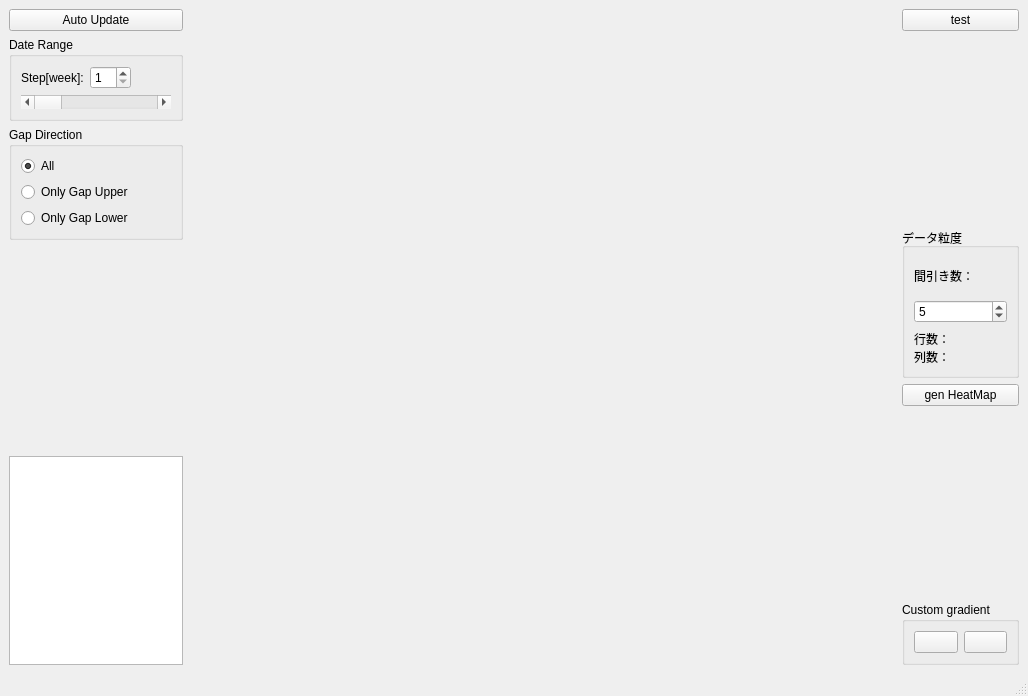
<?xml version="1.0" encoding="UTF-8"?>
<ui version="4.0">
 <class>qmainwindow</class>
 <widget class="QMainWindow" name="qmainwindow">
  <property name="geometry">
   <rect>
    <x>0</x>
    <y>0</y>
    <width>1028</width>
    <height>696</height>
   </rect>
  </property>
  <property name="windowTitle">
   <string>qmainwindow</string>
  </property>
  <widget class="QWidget" name="centralwidget">
   <layout class="QHBoxLayout" name="horizontalLayout_13">
    <item>
     <layout class="QVBoxLayout" name="verticalLayout_8">
      <item>
       <widget class="QPushButton" name="pushButton_AutoUpdate">
        <property name="sizePolicy">
         <sizepolicy hsizetype="Preferred" vsizetype="Fixed">
          <horstretch>0</horstretch>
          <verstretch>0</verstretch>
         </sizepolicy>
        </property>
        <property name="text">
         <string>Auto Update</string>
        </property>
        <property name="checkable">
         <bool>true</bool>
        </property>
        <property name="checked">
         <bool>false</bool>
        </property>
       </widget>
      </item>
      <item>
       <widget class="QGroupBox" name="groupBox_3">
        <property name="sizePolicy">
         <sizepolicy hsizetype="Fixed" vsizetype="Preferred">
          <horstretch>0</horstretch>
          <verstretch>0</verstretch>
         </sizepolicy>
        </property>
        <property name="title">
         <string>Date Range</string>
        </property>
        <layout class="QVBoxLayout" name="verticalLayout_7">
         <item>
          <layout class="QHBoxLayout" name="horizontalLayout_11">
           <item>
            <widget class="QLabel" name="label_10">
             <property name="text">
              <string>Step[week]:</string>
             </property>
            </widget>
           </item>
           <item>
            <widget class="QSpinBox" name="spinBox_DateStep">
             <property name="minimum">
              <number>1</number>
             </property>
            </widget>
           </item>
           <item>
            <spacer name="horizontalSpacer_9">
             <property name="orientation">
              <enum>Qt::Horizontal</enum>
             </property>
             <property name="sizeHint" stdset="0">
              <size>
               <width>40</width>
               <height>20</height>
              </size>
             </property>
            </spacer>
           </item>
          </layout>
         </item>
         <item>
          <widget class="QScrollBar" name="scrollBar_Date">
           <property name="pageStep">
            <number>2</number>
           </property>
           <property name="orientation">
            <enum>Qt::Horizontal</enum>
           </property>
          </widget>
         </item>
        </layout>
       </widget>
      </item>
      <item>
       <widget class="QGroupBox" name="groupBox_GapDir">
        <property name="title">
         <string>Gap Direction</string>
        </property>
        <layout class="QVBoxLayout" name="verticalLayout_3">
         <item>
          <widget class="QRadioButton" name="radioButton_GapDirAll">
           <property name="text">
            <string>All</string>
           </property>
           <property name="checked">
            <bool>true</bool>
           </property>
           <attribute name="buttonGroup">
            <string notr="true">buttonGroup</string>
           </attribute>
          </widget>
         </item>
         <item>
          <widget class="QRadioButton" name="radioButton_GpaDirUp">
           <property name="text">
            <string>Only Gap Upper</string>
           </property>
           <attribute name="buttonGroup">
            <string notr="true">buttonGroup</string>
           </attribute>
          </widget>
         </item>
         <item>
          <widget class="QRadioButton" name="radioButton_GapDirLo">
           <property name="text">
            <string>Only Gap Lower</string>
           </property>
           <attribute name="buttonGroup">
            <string notr="true">buttonGroup</string>
           </attribute>
          </widget>
         </item>
        </layout>
       </widget>
      </item>
      <item>
       <spacer name="verticalSpacer_3">
        <property name="orientation">
         <enum>Qt::Vertical</enum>
        </property>
        <property name="sizeHint" stdset="0">
         <size>
          <width>20</width>
          <height>40</height>
         </size>
        </property>
       </spacer>
      </item>
      <item>
       <widget class="QPlainTextEdit" name="plainTextEdit_DateList">
        <property name="sizePolicy">
         <sizepolicy hsizetype="Ignored" vsizetype="Expanding">
          <horstretch>0</horstretch>
          <verstretch>0</verstretch>
         </sizepolicy>
        </property>
        <property name="minimumSize">
         <size>
          <width>0</width>
          <height>0</height>
         </size>
        </property>
       </widget>
      </item>
     </layout>
    </item>
    <item>
     <widget class="QWidget" name="widget_HeatMap" native="true">
      <property name="sizePolicy">
       <sizepolicy hsizetype="Expanding" vsizetype="Expanding">
        <horstretch>0</horstretch>
        <verstretch>0</verstretch>
       </sizepolicy>
      </property>
     </widget>
    </item>
    <item>
     <widget class="QWidget" name="widget_ColorMap" native="true">
      <property name="minimumSize">
       <size>
        <width>80</width>
        <height>0</height>
       </size>
      </property>
     </widget>
    </item>
    <item>
     <layout class="QVBoxLayout" name="verticalLayout">
      <item>
       <widget class="QPushButton" name="pushButton_test">
        <property name="text">
         <string>test</string>
        </property>
       </widget>
      </item>
      <item>
       <spacer name="verticalSpacer">
        <property name="orientation">
         <enum>Qt::Vertical</enum>
        </property>
        <property name="sizeHint" stdset="0">
         <size>
          <width>20</width>
          <height>40</height>
         </size>
        </property>
       </spacer>
      </item>
      <item>
       <widget class="QGroupBox" name="groupBox">
        <property name="minimumSize">
         <size>
          <width>0</width>
          <height>150</height>
         </size>
        </property>
        <property name="title">
         <string>データ粒度</string>
        </property>
        <layout class="QVBoxLayout" name="verticalLayout_2">
         <item>
          <widget class="QLabel" name="label">
           <property name="text">
            <string>間引き数：</string>
           </property>
          </widget>
         </item>
         <item>
          <widget class="QSpinBox" name="spinBox_ThinOut">
           <property name="minimum">
            <number>1</number>
           </property>
           <property name="maximum">
            <number>20</number>
           </property>
           <property name="value">
            <number>5</number>
           </property>
          </widget>
         </item>
         <item>
          <widget class="QLabel" name="label_Roughness">
           <property name="text">
            <string>行数：
列数：</string>
           </property>
          </widget>
         </item>
        </layout>
       </widget>
      </item>
      <item>
       <widget class="QPushButton" name="pushButton_genHMap">
        <property name="text">
         <string>gen HeatMap</string>
        </property>
       </widget>
      </item>
      <item>
       <spacer name="verticalSpacer_2">
        <property name="orientation">
         <enum>Qt::Vertical</enum>
        </property>
        <property name="sizeHint" stdset="0">
         <size>
          <width>20</width>
          <height>40</height>
         </size>
        </property>
       </spacer>
      </item>
      <item>
       <widget class="QGroupBox" name="groupBox_CustomGradient">
        <property name="sizePolicy">
         <sizepolicy hsizetype="Preferred" vsizetype="Preferred">
          <horstretch>0</horstretch>
          <verstretch>0</verstretch>
         </sizepolicy>
        </property>
        <property name="minimumSize">
         <size>
          <width>0</width>
          <height>0</height>
         </size>
        </property>
        <property name="title">
         <string>Custom gradient</string>
        </property>
        <layout class="QHBoxLayout" name="horizontalLayout_2">
         <item>
          <layout class="QHBoxLayout" name="horizontalLayout">
           <item>
            <widget class="QPushButton" name="pushButton_gradientBtoYPB">
             <property name="sizePolicy">
              <sizepolicy hsizetype="Preferred" vsizetype="Preferred">
               <horstretch>0</horstretch>
               <verstretch>0</verstretch>
              </sizepolicy>
             </property>
             <property name="minimumSize">
              <size>
               <width>0</width>
               <height>0</height>
              </size>
             </property>
             <property name="baseSize">
              <size>
               <width>0</width>
               <height>0</height>
              </size>
             </property>
             <property name="text">
              <string/>
             </property>
             <property name="iconSize">
              <size>
               <width>24</width>
               <height>100</height>
              </size>
             </property>
            </widget>
           </item>
           <item>
            <widget class="QPushButton" name="pushButton_gradientGtoRPB">
             <property name="sizePolicy">
              <sizepolicy hsizetype="Preferred" vsizetype="Preferred">
               <horstretch>0</horstretch>
               <verstretch>0</verstretch>
              </sizepolicy>
             </property>
             <property name="minimumSize">
              <size>
               <width>0</width>
               <height>0</height>
              </size>
             </property>
             <property name="baseSize">
              <size>
               <width>0</width>
               <height>0</height>
              </size>
             </property>
             <property name="text">
              <string/>
             </property>
             <property name="iconSize">
              <size>
               <width>24</width>
               <height>100</height>
              </size>
             </property>
            </widget>
           </item>
          </layout>
         </item>
        </layout>
       </widget>
      </item>
     </layout>
    </item>
   </layout>
  </widget>
  <widget class="QMenuBar" name="menubar">
   <property name="geometry">
    <rect>
     <x>0</x>
     <y>0</y>
     <width>1028</width>
     <height>28</height>
    </rect>
   </property>
  </widget>
  <widget class="QStatusBar" name="statusbar"/>
 </widget>
 <resources/>
 <connections/>
 <buttongroups>
  <buttongroup name="buttonGroup"/>
 </buttongroups>
</ui>
